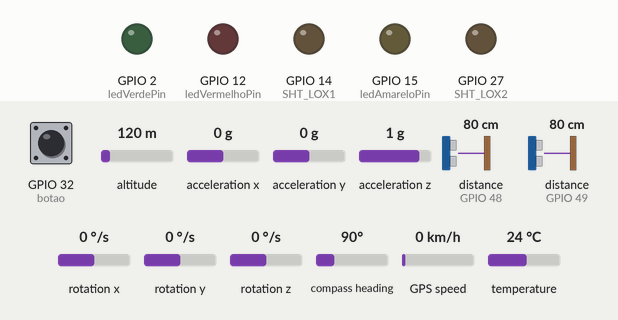
This sketch was run on a simulated ESP32. Shown: output pins drawn as LEDs (lit = HIGH). The test bench sets the inputs (shaded band); at power-on: GPIO 32 (botao) LOW, altitude 120 m, acceleration x 0 g, acceleration y 0 g, acceleration z 1 g, distance to the obstacle (sensors on GPIO 48, GPIO 49) 80 cm, rotation x 0 °/s, rotation y 0 °/s, rotation z 0 °/s, compass heading 90°, GPS speed 0 km/h, temperature 24 °C. The local clock reads 2024-03-15 10:24:30 at power-on unless the sketch sets it; storage starts empty; the GPS gets a fix after 3 s at 37.7749, -122.4194 with 8 satellites; what the sketch prints to the serial monitor is not drawn.

Above: at 4.6 s.
At 16.2 s:
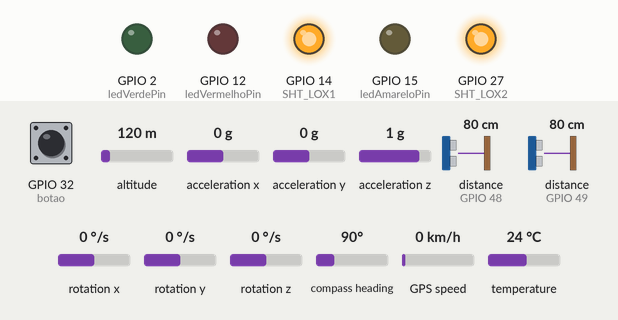
16.3 s: GPIO 32 (botao) pulled HIGH for 0.15 s
At 16.9 s:
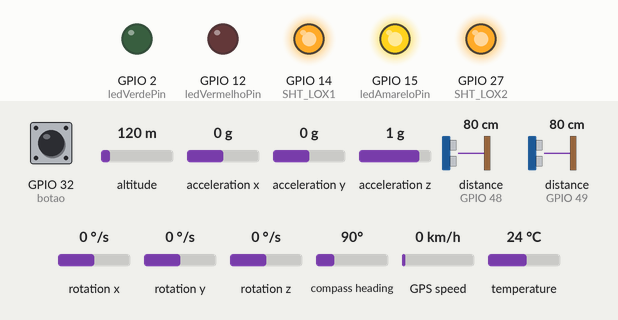
Timing chart, 0 to 19.3 s (numbered marks = the images above; inputs shaded):
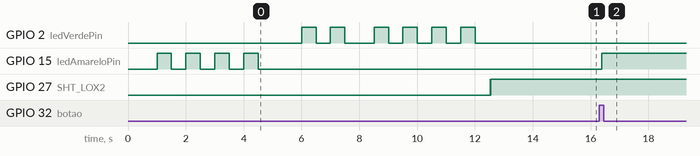

Measured:
- after the input at 16.3 s, GPIO 15 (ledAmareloPin): LOW → HIGH after 0.09 s

The sketch:

bicycle-safety-monitorV4.ino
```cpp
#include <MPU6050_light.h>
#include "Adafruit_VL53L0X.h"
#include <Adafruit_Sensor.h>
#include <Wire.h>             // Include Wire library for I2C
#include <TinyGPS++.h>        // Include TinyGPS++ library for GPS functionality
#include <ESP32Time.h>        // Include ESP32Time library for time functionality
#include <SD.h>               // Include SD library for SD card functionality
#include <SPI.h>              // Include SPI library for SPI communication
#include <ESP.h> // Necessário para acesso à função ESP.restart()

MPU6050 mpu(Wire);

// address we will assign if dual sensor is present
#define LOX1_ADDRESS 0x30
#define LOX2_ADDRESS 0x31

// set the pins to shutdown
#define SHT_LOX1 14
#define SHT_LOX2 27

// objects for the vl53l0x
Adafruit_VL53L0X lox1 = Adafruit_VL53L0X();
Adafruit_VL53L0X lox2 = Adafruit_VL53L0X();

VL53L0X_RangingMeasurementData_t measure1;
VL53L0X_RangingMeasurementData_t measure2;

// Sampling control definitions
const int amostrasPorSegundo = 10;                        // Samples per second
unsigned long tempoUltimaAmostra = 0;                     // Time of the last sample
const long intervaloAmostras = 1000 / amostrasPorSegundo; // Interval between samples in ms
int indiceAmostra = 0;                                    // Sample index initialization

// Definição dos pinos dos LEDs
const int botao = 32;
const int ledVerdePin = 2;
const int ledVermelhoPin = 12;
const int ledAmareloPin = 15;
// Definição dos pinos RX e TX para o GPS

ESP32Time rtc(-10800);  // Initialize ESP32Time object with an offset for GMT-3
#define GPS_BAUDRATE 9600  // Define the default baudrate for NEO-6M GPS module
TinyGPSPlus gps;   // Create a TinyGPS++ object for handling GPS data
String dataMessage;  // String to save data for SD card writing
File dataFile;  // File object for SD card operations

int rtcdia, rtcmes, rtcano, rtchora, rtcminuto, rtcsegundo, gpsdia, gpsmes, gpsano, gpshora, gpsminuto, gpssegundo{ 0 }; // Internal RTC variables and GPS variables

float gpslat, gpslong, gpsvel{ 0 };  // GPS latitude, longitude and GPS speed
char latitudeStr[15], longitudeStr[15];        // String to store latitude // String to store longitude
double gpsalt = 0;           // GPS altitude

// Sensor reading variables
float temperatura, accX, accY, accZ, gyroX, gyroY, gyroZ, accAngleX, accAngleY, angleX, angleY, angleZ{ 0 };
int dist1, dist2, botaoStatus, gpsUpdate{ 0 };

void setup() {
  Serial.begin(115200); // Initialize serial communication at 115200 bits per second
  Serial2.begin(GPS_BAUDRATE); // Initialize GPS module serial communication

  // Display startup message
  Serial.println(F("Bicycle-safety-monitorV3 - Coded by Jairo Ivo"));
  while (!Serial); // Wait for the serial port to connect. Needed for native USB

  // Configura os pinos dos LEDs como saídas
  pinMode(ledVerdePin, OUTPUT);
  pinMode(ledVermelhoPin, OUTPUT);
  pinMode(ledAmareloPin, OUTPUT);
  //Configura o botão
  pinMode(botao, INPUT);

  // Inicializa a comunicação I2C com os pinos SDA e SCL específicos e a frequência desejada
  Wire.begin(21, 22, 400000); // SDA, SCL, Frequency

  byte status = mpu.begin();
  Serial.print(F("MPU6050 status: "));
  Serial.println(status);
  while(status!=0){

    blink('R', 2);

  } // Para tudo se não conseguir conectar ao MPU6050

  Serial.println(F("Calculating offsets, do not move MPU6050"));
  delay(1000);
  blink('Y', 4);
  mpu.calcOffsets(true,true);
  blink('G', 2);
  Serial.println("Done!\n");

  Serial.println(F("Initiating synchronization of the internal RTC with the GPS!"));
  delay(500); // Short delay before starting the synchronization process

  rtcSyncWithGps(); // Tenta sincronizar o RTC com o GPS

  blink('G', 4);

    // wait until serial port opens for native USB devices
  while (! Serial) { delay(1); }
  pinMode(SHT_LOX1, OUTPUT);
  pinMode(SHT_LOX2, OUTPUT);
  Serial.println(F("Shutdown pins inited..."));
  digitalWrite(SHT_LOX1, LOW);
  digitalWrite(SHT_LOX2, LOW);
  Serial.println(F("Both in reset mode...(pins are low)"));
  Serial.println(F("Starting..."));
  setID();

  updateDateTimeRTC();
  initSDCard(); // Initialize SD card
  checkSDFile(); // Check for data.csv on the SD card, create it if missing
  syncGpsLatLong();
  waitStart();

}

void waitStart(){

  delay(2000);
  Serial.println("Wait to start..."); // Delay start until the next second ticks
  int rtcSecond = rtc.getSecond(); // Store current second from RTC
  while(rtcSecond == rtc.getSecond()) {
  }


}

void setID() {
  // all reset
  digitalWrite(SHT_LOX1, LOW);
  digitalWrite(SHT_LOX2, LOW);
  delay(10);
  // all unreset
  digitalWrite(SHT_LOX1, HIGH);
  digitalWrite(SHT_LOX2, HIGH);
  delay(10);

  // activating LOX1 and resetting LOX2
  digitalWrite(SHT_LOX1, HIGH);
  digitalWrite(SHT_LOX2, LOW);

  // initing LOX1
  if(!lox1.begin(LOX1_ADDRESS)) {
    blink('R', 6);
    delay(500);
    Serial.println(F("Failed to boot first VL53L0X"));
    while(1);
  }
  delay(10);

  // activating LOX2
  digitalWrite(SHT_LOX2, HIGH);
  delay(10);

  //initing LOX2
  if(!lox2.begin(LOX2_ADDRESS)) {
    blink('R', 8);
    delay(500);
    Serial.println(F("Failed to boot second VL53L0X"));
    while(1);
  }
}

void read_dual_sensors() {

  lox1.rangingTest(&measure1, false); // pass in 'true' to get debug data printout!
  lox2.rangingTest(&measure2, false); // pass in 'true' to get debug data printout!

  // print sensor one reading
  //Serial.print(F("1: "));
  if(measure1.RangeStatus != 4) {     // if not out of range
    //Serial.print(measure1.RangeMilliMeter);
    dist1 = measure1.RangeMilliMeter;
  } else {
    //Serial.print(F("Out of range"));
  }

  //Serial.print(F(" "));

  // print sensor two reading
  //Serial.print(F("2: "));
  if(measure2.RangeStatus != 4) {
    //Serial.print(measure2.RangeMilliMeter);
    dist2 = measure2.RangeMilliMeter;
  } else {
    //Serial.print(F("Out of range"));
  }

  //Serial.println();
}

void mpuData() {
  mpu.update();
  // Atribui os valores às variáveis
  temperatura = mpu.getTemp();

  accX = mpu.getAccX();
  accY = mpu.getAccY();
  accZ = mpu.getAccZ();

  gyroX = mpu.getGyroX();
  gyroY = mpu.getGyroY();
  gyroZ = mpu.getGyroZ();

  accAngleX = mpu.getAccAngleX();
  accAngleY = mpu.getAccAngleY();

  angleX = mpu.getAngleX();
  angleY = mpu.getAngleY();
  angleZ = mpu.getAngleZ();
}

void blink(char ledColor, int blinkCount) {
    int ledPin;

    // Determina qual pino usar com base na cor do LED
    switch (ledColor) {
        case 'G': // Verde
            ledPin = ledVerdePin;
            break;
        case 'R': // Vermelho
            ledPin = ledVermelhoPin;
            break;
        case 'Y': // Amarelo
            ledPin = ledAmareloPin;
            break;
        default:
            // Cor inválida, sai da função
            return;
    }

    if(ledPin == ledVermelhoPin){
      digitalWrite(ledAmareloPin, HIGH); // Liga o LED
      delay(500);                 // Espera meio segundo
      digitalWrite(ledAmareloPin, LOW);  // Desliga o LED
      delay(500);                 // Espera meio segundo
    }

    for (int i = 0; i < blinkCount; i++) {
      digitalWrite(ledPin, HIGH); // Liga o LED
      delay(500);                 // Espera meio segundo
      digitalWrite(ledPin, LOW);  // Desliga o LED
      delay(500);                 // Espera meio segundo
      }

    if(ledPin == ledVermelhoPin){
      digitalWrite(ledAmareloPin, HIGH); // Liga o LED
      delay(500);                 // Espera meio segundo
      digitalWrite(ledAmareloPin, LOW);  // Desliga o LED
      delay(500);                 // Espera meio segundo

    }
}

void readBotao() {

  if(digitalRead(botao) == HIGH){
    botaoStatus = 1;
    digitalWrite(ledAmareloPin, HIGH);
  } else{
    botaoStatus = 0;
  }

}

void updateDateTimeRTC(){
  // Update RTC time variables
  rtcmes = (rtc.getMonth() + 1); rtcdia = rtc.getDay(); rtcano = rtc.getYear();
  rtchora = rtc.getHour(true); rtcminuto = rtc.getMinute(); rtcsegundo = rtc.getSecond();
}

void loop() {
  // Get the current time in milliseconds since the program started
  unsigned long tempoAtual = millis();
    // Check if a second has passed to reduce GPS data processing load
  if ((rtc.getSecond()) != rtcsegundo) {
    // Check if there is any data available from the GPS module
    if (Serial2.available() > 0) {
      // Try to parse GPS data
      if (gps.encode(Serial2.read())) {
        // Check if the location data is valid
        if (gps.location.isValid()) {
          // Convert latitude and longitude to string with fixed format
          dtostrf(gps.location.lat(), 12, 8, latitudeStr); dtostrf(gps.location.lng(), 12, 8, longitudeStr);
          gpsUpdate = 1; // Set GPS update flag
          // Check if altitude data is valid
          if (gps.altitude.isValid()) {
            gpsalt = gps.altitude.meters(); // Update altitude
          }
        }

        // Check if speed data is valid
        if (gps.speed.isValid()) {
          gpsvel = gps.speed.kmph(); // Update speed
        }
        // Check if GPS date and time data is valid
        if (gps.date.isValid() && gps.time.isValid()) {
          // Update GPS date and time variables
          gpsano = gps.date.year(); gpsmes = gps.date.month(); gpsdia = gps.date.day(); gpshora = gps.time.hour(); gpsminuto = gps.time.minute(); gpssegundo = gps.time.second();
        }
      }
    }
  }

  // Check if it's time to collect and save data based on the predefined interval
  if (tempoAtual - tempoUltimaAmostra >= intervaloAmostras) {
    saveData(); // Save the collected data
    tempoUltimaAmostra = tempoAtual; // Update the time of the last sample collection

    // Increment and check the sample index, reset if it exceeds samples per second
    indiceAmostra++;
    if (indiceAmostra > amostrasPorSegundo) {
      indiceAmostra = 1; // Reset index after reaching the limit
    }

    // Log current RTC date and time to Serial
    //Serial.print(F("- RTC date&time: "));
    //Serial.println(rtc.getTime("%A, %B %d %Y %H:%M:%S"));
    updateDateTimeRTC();
    read_dual_sensors();
    mpuData();
    readBotao();
    // Log the current sample index
    //Serial.println(indiceAmostra);
    // Reset the GPS update flag
    gpsUpdate = 0;
    // Note: The blinkLed function is intentionally not called in the main loop to avoid affecting the sampling rate
  }
}

void rtcSyncWithGps() {
  // Continue trying to synchronize RTC with GPS until the year is within valid range (2023-2026)
  while (rtc.getYear() < 2023 || rtc.getYear() > 2026) {
    if (Serial2.available() > 0) {
      if (gps.encode(Serial2.read())) {
        delay(150); // Small delay may be necessary for some GPS modules to process data
        if (gps.date.isValid() && gps.time.isValid()) {
          // Set the RTC time based on GPS time
          rtc.setTime(gps.time.second(), gps.time.minute(), gps.time.hour(), gps.date.day(), (gps.date.month()), gps.date.year());
        }
      }
    }
    // Provide feedback if no valid GPS data is received within a certain timeframe
    if (millis() > 17000 && gps.charsProcessed() < 10) {
      Serial.println("No valid gps data.");
    }
  }
  Serial.println("Good synchronization between RTC and GPS.");
  Serial.print("GPS date&time: ");
  // Print and set GPS date and time
  Serial.print(gps.date.year()); Serial.print("-"); Serial.print(gps.date.month()); Serial.print("-"); Serial.print(gps.date.day()); Serial.print(" ");
  Serial.print(gps.time.hour()); Serial.print(":"); Serial.print(gps.time.minute()); Serial.print(":"); Serial.println(gps.time.second());
  // Print the synchronized RTC date and time
  Serial.print("RTC date&time: "); Serial.println(rtc.getTime("%Y-%m-%d %H:%M:%S"));
}

void syncGpsLatLong() {
  // Continue to attempt to get valid GPS data until latitude is non-zero
  Serial.println("Waiting for start location.");
  while(gpsUpdate == 0){
    if (Serial2.available() > 0) {
      if (gps.encode(Serial2.read())) {
        if (gps.location.isValid()) {
            // Convert latitude and longitude to string with fixed format
            dtostrf(gps.location.lat(), 12, 8, latitudeStr); dtostrf(gps.location.lng(), 12, 8, longitudeStr);
            gpsUpdate = 1; // Set GPS update flag
            // Print the formatted latitude and longitude strings
            Serial.print("Start location found: ");
            Serial.print("Latitude: "); Serial.print(latitudeStr);
            Serial.print("  /  Longitude: "); Serial.println(longitudeStr);
        }
      }
    }
  }
}

void clearSerialScreen() {
  // Clear the serial monitor screen by printing 30 new lines
  for (int i = 0; i < 30; i++) {
    Serial.println();
  }
}
```

sdCard.ino
```cpp
// Returns the filename based on the current date and time
String getFileName() {
  char fileName[25];  // Buffer to store the filename
  // Format the filename with day, month, year, and hour from the RTC data
  snprintf(fileName, sizeof(fileName), "/D%02d-%02d-%04d--H%02d.csv", rtcdia, rtcmes, rtcano, rtchora   );
  return String(fileName);
}

// Check if the data file exists on the SD card and create it with a header if it does not or is empty
void checkSDFile() {
  String fileName = getFileName();  // Get the current file name based on the RTC date and time
  Serial.print("Checking file: "); Serial.println(fileName);

  // Tenta abrir o arquivo apenas para leitura para verificar sua existência
  File file = SD.open(fileName.c_str(), FILE_READ);
  if (!file) {
    Serial.println("File does not exist or cannot be opened for reading.");
    file = SD.open(fileName.c_str(), FILE_WRITE);  // Cria um novo arquivo para escrita
    if (file) {
      Serial.println("File created. Writing header...");
      const char *header = "RTCData, RTCHora, GPSData, GPSHora, Lat, Long, Altgps, Vel, GPSUpdate, IndiceAmostra, Temperatura, AccX, AccY, AccZ, GyroX, GyroY, GyroZ, AccAngleX, AccAngleY, AngleX, AngleY, AngleZ, Dist1, Dist2, BotaoStatus \r\n";
      if (file.print(header)) {
        Serial.println("Header written successfully.");
      } else {
        Serial.println("Failed to write header.");
        blink('R', 2);  // Indicate an error in a non-recoverable loop
      }
      file.close();
    } else {
      Serial.println("Failed to create file.");
      blink('R', 2);  // Indicate an error in a non-recoverable loop
    }
  } else {
    Serial.println("File exists, no need to create.");
    file.close();
  }
}


// Initialize the SD card and check its status and size
void initSDCard() {
  if (!SD.begin()) {
    Serial.println("Card Mount Failed");
    blink('R', 2);  // Indicate an error in a non-recoverable loop
    return;
  }
  uint8_t cardType = SD.cardType();
  if (cardType == CARD_NONE) {
    Serial.println("No SD card attached");
    blink('R', 2);  // Indicate an error in a non-recoverable loop
    return;
  }

  uint64_t cardSize = SD.cardSize() / (1024 * 1024);  // Convert bytes to megabytes
  Serial.printf("SD Card Size: %lluMB\n", cardSize);  // Print the size of the SD card
}

// Write to a file, creating it if it does not exist
void writeFile(fs::FS &fs, const char *path, const char *message) {
  //Serial.printf("Writing file: %s\n", path);
  File file = fs.open(path, FILE_WRITE);
  if (!file) {
    //Serial.println("Failed to open file for writing");
    blink('R', 2);  // Indicate an error in a non-recoverable loop
    return;
  }
  if (file.print(message)) {
    //Serial.println("File written successfully");
  } else {
    //Serial.println("Write failed");
    blink('R', 2);  // Indicate an error if writing fails
  }
  file.close();  // Close the file to save the data properly
}


// Adiciona dados ao arquivo
void appendFile(fs::FS &fs, const char *path, const char *message) {
  //Serial.printf("Appending to file: %s\n", path);
  File file = fs.open(path, FILE_APPEND);
  if (!file) {
    //Serial.println("Failed to open file for appending");
    blink('R', 2);
    return;
  }
  if (file.print(message)) {
    //Serial.println("Message appended");
  } else {
    //Serial.println("Append failed");
    blink('R', 2);
  }
  file.close();
}

void saveData() {
  // Construct the data message to be saved on the SD card
  dataMessage = String(rtcdia) + "/" + String(rtcmes) + "/" + String(rtcano) + ","
            + String(rtchora) + ":" + String(rtcminuto) + ":" + String(rtcsegundo) + ","
            + String(gpsdia) + "/" + String(gpsmes) + "/" + String(gpsano) + ","
            + String(gpshora) + ":" + String(gpsminuto) + ":" + String(gpssegundo) + ","
            + String(latitudeStr) + "," + String(longitudeStr) + ","
            + String(gpsalt) + "," + String(gpsvel) + "," + String(gpsUpdate) + ","
            + String(indiceAmostra) + ","
            + String(temperatura) + ","
            + String(accX) + "," + String(accY) + "," + String(accZ) + ","
            + String(gyroX) + "," + String(gyroY) + "," + String(gyroZ) + ","
            + String(accAngleX) + "," + String(accAngleY) + ","
            + String(angleX) + "," + String(angleY) + "," + String(angleZ) + ","
            + String(dist1) + ","  // Adicionando a variável dist1
            + String(dist2) + ","  // Adicionando a variável dist2
            + String(botaoStatus) + "\r\n";  // Adicionando a variável botaoStatus

  // Display the data message in the Serial Monitor
  Serial.print("Data appended: "); Serial.print(dataMessage);

  // Obtain the filename based on the current date and time
  String fileName = getFileName();

  // Append the data message to the file on the SD card
  appendFile(SD, fileName.c_str(), dataMessage.c_str());
}
```
